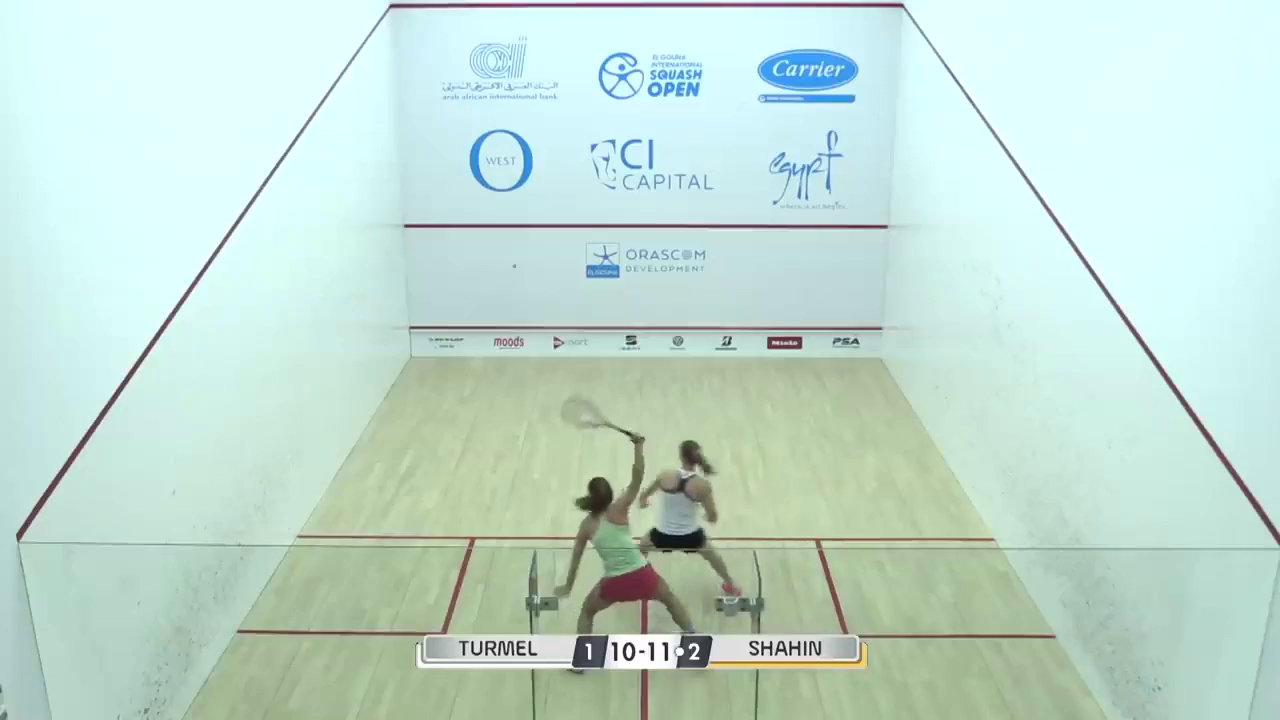
#> input picture frame 1 of DatasetVideos/Dataset5.mp4, 1280 x 720 px
$ python distanceDetection.py
#> lines starting #> are read from the running program, lines starting #| are printed output that depends on the picture; after the words box and inside, x2 and y2 are one past the last pixel; in counts of white or black regions, pixels touching at a corner belong together
#> further down, previousFrame is the input picture: shape (720, 1280, 3); mean B, G, R 209.7, 220.3, 194.1
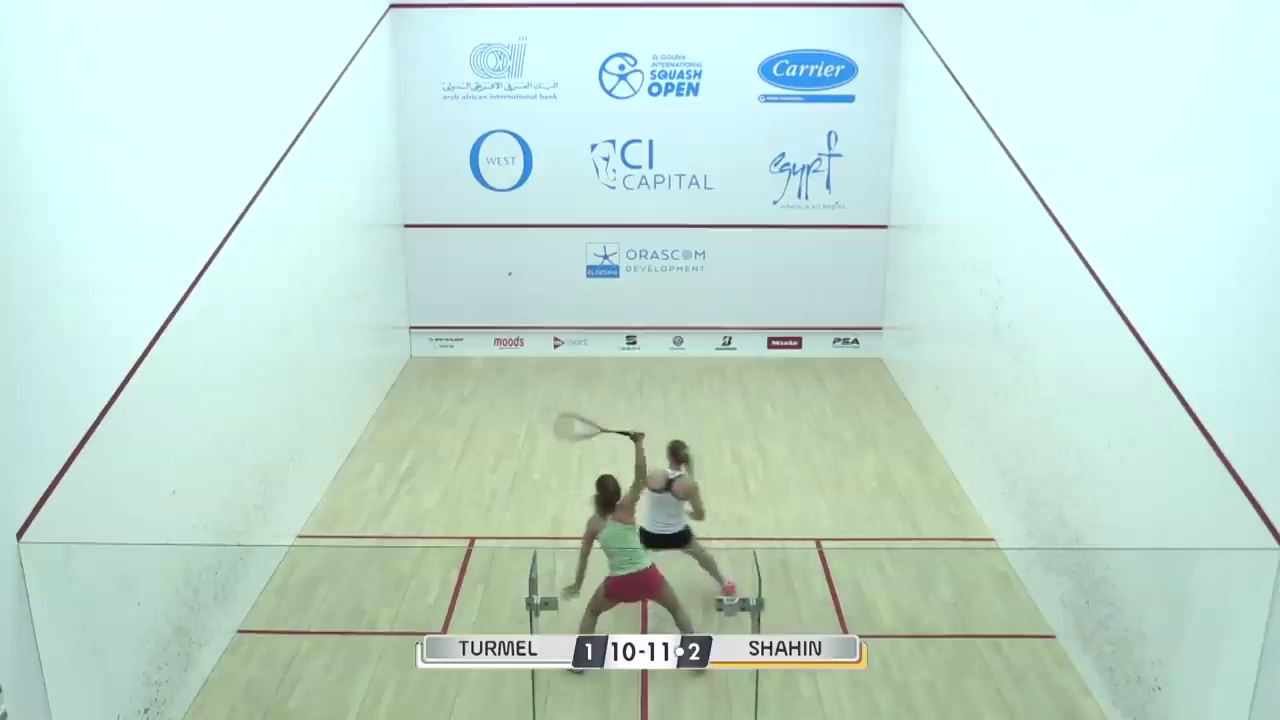
#> input picture frame 2 of DatasetVideos/Dataset5.mp4, 1280 x 720 px
#> further down, currFrame is the input picture: shape (720, 1280, 3); mean B, G, R 209.7, 220.4, 194.1
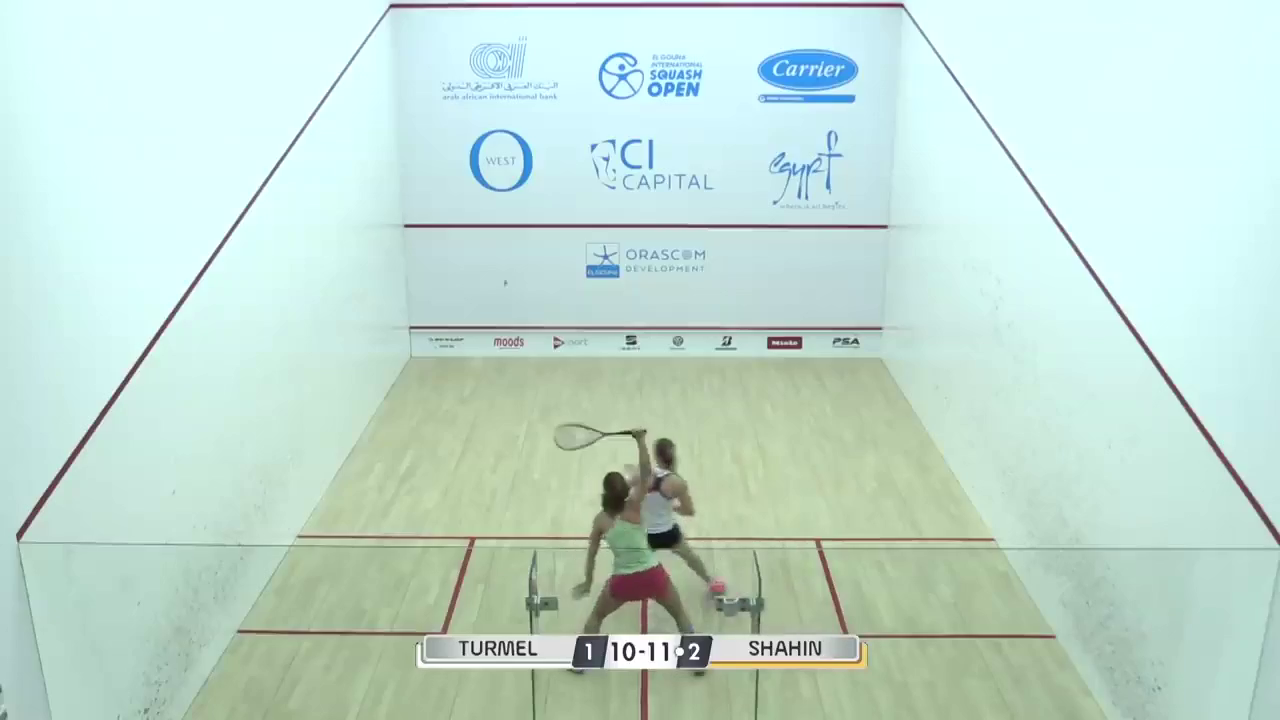
#> input picture frame 3 of DatasetVideos/Dataset5.mp4, 1280 x 720 px
#> further down, nextFrame is the input picture: shape (720, 1280, 3); mean B, G, R 209.7, 220.4, 194.2
### Modules/foregroundExtractionD5.py
import numpy as np
import cv2
# import imutils
import time
import re
# from matplotlib import pyplot as plt

# Function to sort a list in natural manner
# [10 lines left out: functions natural_sort, readySingleFrame, not called in this run]

def convert480p(image):
	imageScale = 480 / image.shape[0]
	dimensions = (int(image.shape[1] * imageScale),480)
	resizedImage = cv2.resize(image, dimensions)
	return resizedImage

def readyFrame(previousFrame,currFrame,nextFrame):
	'Converts the frame to Gray Scale and filters it'
	startTimeReadyingFrame = time.time()
	# Converting the frames to grayscale(for thresholding)
	previousFrameGray= cv2.cvtColor(previousFrame,cv2.COLOR_BGR2GRAY)
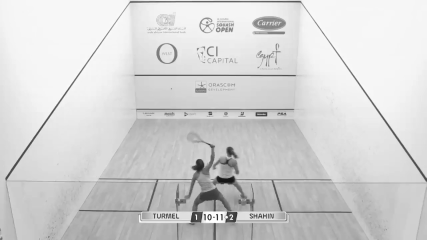
#> previousFrameGray: shape (480, 853) (shown at 1/2 size); min 18, max 255, mean 211.2
	currFrameGray= cv2.cvtColor(currFrame,cv2.COLOR_BGR2GRAY)
	nextFrameGray= cv2.cvtColor(nextFrame,cv2.COLOR_BGR2GRAY)
	# [7 lines of commented-out code are left out]
	endTimeReadyingFrame= time.time()
	print("Frame Ready--- %s seconds ---" % (endTimeReadyingFrame - startTimeReadyingFrame))
	return previousFrameGray,currFrameGray,nextFrameGray

def frameDifferencing(previousFrameGray,currFrameGray,nextFrameGray):
	'Performs Frame Differencing bw pre and curr & curr and next, combines with AND operation and thresholds the difference image'
	startTimeFrameDifferencing=time.time()
	# Performing frame differencing
	frame_diff_curr_previous= cv2.absdiff(previousFrameGray,currFrameGray)
	frame_diff_next_curr= cv2.absdiff(currFrameGray,nextFrameGray)
	# Combining the differential images using an AND operation
	bitwiseAndFramDiff= cv2.bitwise_and(frame_diff_curr_previous,frame_diff_next_curr)
	# plt.hist(bitwiseAndFramDiff.ravel(),256,[0,256])
	# plt.show()
	# Thresholding the combined image using Otsu thresholding
	threshFrameDifferencing = cv2.threshold(bitwiseAndFramDiff, 0, 255,
		cv2.THRESH_BINARY | cv2.THRESH_OTSU)[1]
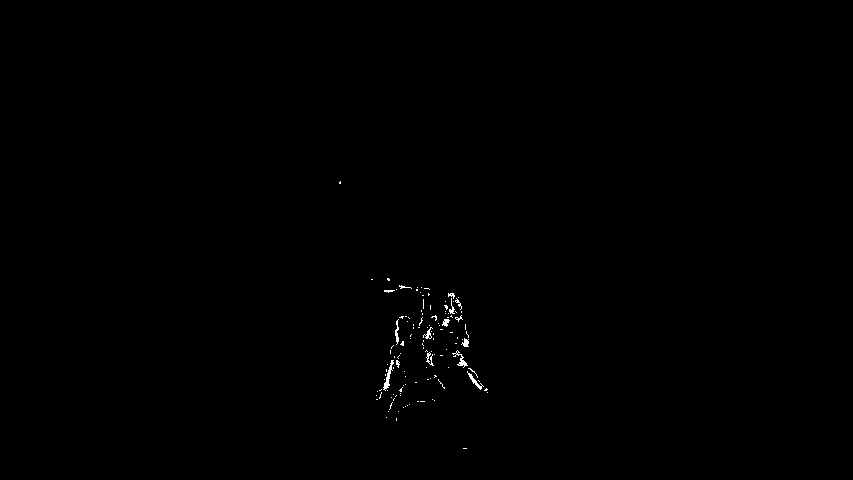
#> threshFrameDifferencing: shape (480, 853); 0.24% white in thin lines or dots, all inside (x1, y1, x2, y2) = (339, 181, 488, 449)
	endTimeFrameDifferencing=time.time()
	print("Frame Differencing--- %s seconds ---" % (endTimeFrameDifferencing - startTimeFrameDifferencing))
	return threshFrameDifferencing

def morphologicalOperations(threshFrameDifferencing, dilationIterations, erosionIterations):
	'Performs Dilation Followed by Erosion using a 7x7 Kernel'
#> called with dilationIterations = 6, erosionIterations = 4
	startTimeMorphologicalOperations=time.time()
	# Defining 7x7 kernels for Dilation & Erosion
	# kernelDilation =cv2.getStructuringElement(cv2.MORPH_ELLIPSE,(7,7))
	# kernelErosion=cv2.getStructuringElement(cv2.MORPH_ELLIPSE,(3,3))
	kernelDilation = np.ones((7,7), np.uint8)
	kernelErosion = np.ones((3,3), np.uint8)
	# Performing morphological dilation to join disconnected components in the binary image
	img_dilation = cv2.dilate(threshFrameDifferencing, kernelDilation, iterations=dilationIterations)
#> img_dilation: shape (480, 853); 5.7% white; 3 white regions, box (x1, y1, x2, y2) and area: (353, 260, 506, 439) 20175, (321, 163, 359, 202) 1481, (445, 430, 485, 467) 1480
	# Performing morphological erosion to reduce thickness of objects and remove small white noise if present
	img_erosion = cv2.erode(img_dilation, kernelErosion, iterations=erosionIterations)
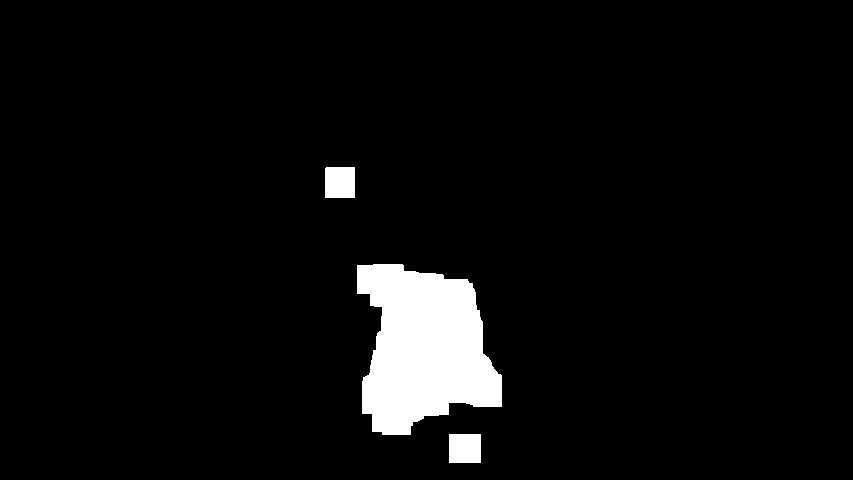
#> img_erosion: shape (480, 853); 4.7% white; 3 white regions
	endTimeMorphologicalOperations=time.time()
	print("Morphological Operations--- %s seconds ---" % (endTimeMorphologicalOperations - startTimeMorphologicalOperations))
	return img_erosion

### distanceDetection.py
import glob
import time
import cv2
import math
from Modules.foregroundExtractionD5 import readyFrame, frameDifferencing, morphologicalOperations, natural_sort, convert480p

startTimeReadingFrames = time.time()
datasetName = "Dataset5"
if (datasetName == "Dataset1"):
    startFrameDataset = 65
    endFrameDataset = 560
elif (datasetName == "Dataset2"):
    startFrameDataset = 35
    endFrameDataset = 215
elif (datasetName == "Dataset3"):
    startFrameDataset = 10
    endFrameDataset = 140
elif (datasetName == "Dataset4"):
    startFrameDataset = 0
    endFrameDataset = 550
elif (datasetName == "Dataset5"):
    startFrameDataset = 1
    endFrameDataset = 200
dictFrameNumberscX = {}
dictFrameNumberscY = {}
ballCandidatesPreviousFrame = list()
# Creating Video Object
cap = cv2.VideoCapture('DatasetVideos/'+datasetName+'.mp4')
cap.set(cv2.CAP_PROP_POS_FRAMES, startFrameDataset)
endTimeReadingFrames = time.time()
print("Reading Frames--- %s seconds ---" %
      (endTimeReadingFrames - startTimeReadingFrames))

startTimeForeGroundExtraction = time.time()
# Parsing through the frames

i = 0
while (cap.isOpened()):
    print("######Start of Frame#####")
    if(i == 0): # If first frame read 3 frames
        ret1, previousFrame = cap.read()
        ret2, currFrame = cap.read()
        ret3, nextFrame = cap.read()
    else: # Read just the next frame from the 2nd frame onwards
        previousFrame = currFrame
        currFrame = nextFrame
        ret, nextFrame = cap.read()
    print("Frame Number {}".format(i + 1))

    # Changing from 720p to 480p
    previousFrame = convert480p(previousFrame)
    currFrame = convert480p(currFrame)
    nextFrame = convert480p(nextFrame)

    # Readying the frames
    previousFrameGray, currFrameGray, nextFrameGray = readyFrame(
        previousFrame, currFrame, nextFrame)

    # Performing frame differencing
    threshFrameDifferencing = frameDifferencing(
        previousFrameGray, currFrameGray, nextFrameGray)

    # Performing morphological operations
    final_image = morphologicalOperations(threshFrameDifferencing, 6, 4)

    startTimeBlurringBinary = time.time()
    # Blurring the binary image to get smooth shapes of objects
    # final_image = cv2.medianBlur(img_erosion, 7)
    endTimeBlurringBinary = time.time()
    print("Final Blur--- %s seconds ---" %
          (endTimeBlurringBinary - startTimeBlurringBinary))

    endTimeForegroundExtrction=time.time()
    print("Foreground Extraction--- %s seconds ---" % (endTimeForegroundExtrction - startTimeForeGroundExtraction))

    final_image_copy = final_image.copy()
    contours, hier = cv2.findContours(
        final_image_copy, cv2.RETR_EXTERNAL, cv2.CHAIN_APPROX_SIMPLE)
#> contours = 3 contours; box (x1, y1, x2, y2) and area: (357, 264, 502, 435) 17084, (325, 167, 355, 198) 870, (449, 434, 481, 463) 868

    min_BallArea = 500
    max_BallArea = 1500
    min_PlayerArea = 4000
    min_IncompletePlayerArea = 1500
    min_BallDistance = 95

    ballCandidates = list()
    playerCadidates = list()
    incompletePlayerCandidates = list()
    print(len(contours))
#| 3
    for cnt in contours:
        M = cv2.moments(cnt)
        if M["m00"] != 0:
            cX = int(M["m10"] / M["m00"])
            cY = int(M["m01"] / M["m00"])
        else:
            continue
        area = cv2.contourArea(cnt)
        perimeter = cv2.arcLength(cnt, True)
        if area > min_PlayerArea:
            playerCadidates.append([cX, cY, area, perimeter])
        elif area > min_IncompletePlayerArea and area < min_PlayerArea:
            incompletePlayerCandidates.append([cX, cY, area, perimeter])
        elif area < max_BallArea and area > min_BallArea:
            ballCandidates.append([cX, cY, area, perimeter])
            cv2.drawContours(currFrame, [cnt], -1, (0, 0, 255), 1)
            cv2.putText(currFrame, str(cX)+","+str(cY), (cX, cY),
                    cv2.FONT_HERSHEY_SIMPLEX, 0.5, (255, 255, 255), 2)
        elif area < min_BallArea:
            continue
#> this loop made 3 passes
#> (cnt, cX, cY, area, perimeter) on pass 1: ([[449, 434], [449, 462], [480, 462], [480, 434]], 464, 448, 868, 118)
#> currFrame: shape (480, 853, 3)
#> after the loop, ballCandidates = [[464, 448, 868, 118], [339, 182, 869.5, 117.4]]; incompletePlayerCandidates = []; playerCadidates = [[423, 348, 17083.5, 639.1]]
        # cv2.imshow('Candidate image', currFrame)
    print("Ball Candidates: %d" % len(ballCandidates))
#| Ball Candidates: 2
    print("Player Candidates: %d" % len(playerCadidates))
#| Player Candidates: 1
    print("Incomplete Player Candidate: %d" % len(incompletePlayerCandidates))
#| Incomplete Player Candidate: 0

    ballCandidatesFiltered= list()

    if not ballCandidates:
        print("No ball Candidates")
        cv2.imshow('Candidate image', currFrame)
    else:
        minDist = 99999999
        minDistPoint = []
        for cand in ballCandidates:
            minDist = 99999999
            minDistPoint = []
            if len(playerCadidates) > 1:
                for player in playerCadidates:
                    dist = math.sqrt(math.pow((cand[0]-player[0]),2)+math.pow((cand[1]-player[1]),2))
                    if dist < minDist:
                        minDist = dist
                        minDistPoint = [player[0],player[1]]
            elif len(playerCadidates) == 1:
                distFromPlayer = math.sqrt(math.pow((cand[0] - playerCadidates[0][0]), 2) + math.pow((cand[1] - playerCadidates[0][1]), 2))
                if distFromPlayer < minDist:
                    minDist = distFromPlayer
                    minDistPoint = [playerCadidates[0][0],playerCadidates[0][1]]
                for part in incompletePlayerCandidates:
                    dist = math.sqrt(math.pow((cand[0] - part[0]), 2) + math.pow((cand[1] - part[1]), 2))
                    if dist < minDist:
                        minDist = dist
                        minDistPoint = [part[0],part[1]]
            elif len(incompletePlayerCandidates) > 0:
                for part in incompletePlayerCandidates:
                    dist = math.sqrt(math.pow((cand[0] - part[0]), 2) + math.pow((cand[1] - part[1]), 2))
                    if dist < minDist:
                        minDist = dist
                        minDistPoint = [part[0], part[1]]
            else:
                continue
            minDist = round(minDist, 2)
            cv2.line(currFrame, (int(cand[0]), int(cand[1])), (int(
            minDistPoint[0]), int(minDistPoint[1])), (255, 0, 0), 2)
            xmidPointPlayer = (cand[0]+minDistPoint[0])*0.5
            ymidPointPlayer = (cand[1]+minDistPoint[1])*0.5
            cv2.putText(currFrame, str(minDist), (int(xmidPointPlayer), int(
            ymidPointPlayer)), cv2.FONT_HERSHEY_SIMPLEX, 0.5, (0, 255, 0), 2)
            cv2.imshow('Candidate image', currFrame)
#> this loop made 2 passes
#> (cand, distFromPlayer, xmidPointPlayer, ymidPointPlayer) on passes 1 to 2: ([464, 448, 868, 118], 108.1, 443.5, 398), ([339, 182, 869.5, 117.4], 186, 381, 265)
#> pass 1, `cv2.imshow('Candidate image', currFrame)`:
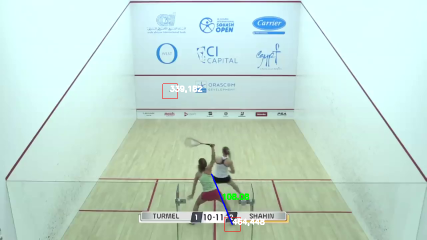
#> window 'Candidate image': shape (480, 853, 3) (shown at 1/2 size); mean B, G, R 209.7, 220.4, 194.1
#> pass 2, `cv2.imshow('Candidate image', currFrame)`:
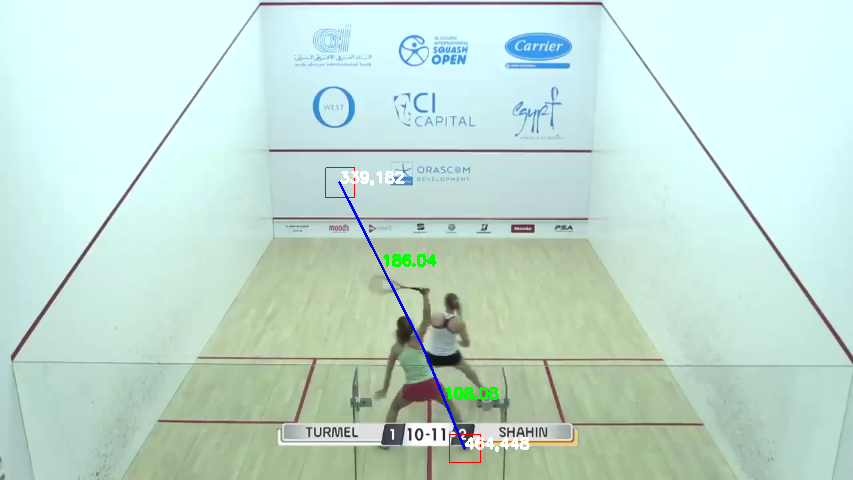
#> window 'Candidate image': shape (480, 853, 3); mean B, G, R 209.7, 220.3, 193.7
            # [12 lines of commented-out code are left out]

    i += 1  # increments the loop

    # Exits the loop when Esc is pressed, goes to previous frame when space pressed and goes to next frame when any other key is pressed
    k = cv2.waitKey(0)
#> (key Esc is pressed here)
    if k == 27:
        break
    elif k == 32:
        i -= 2
    else:
        continue
